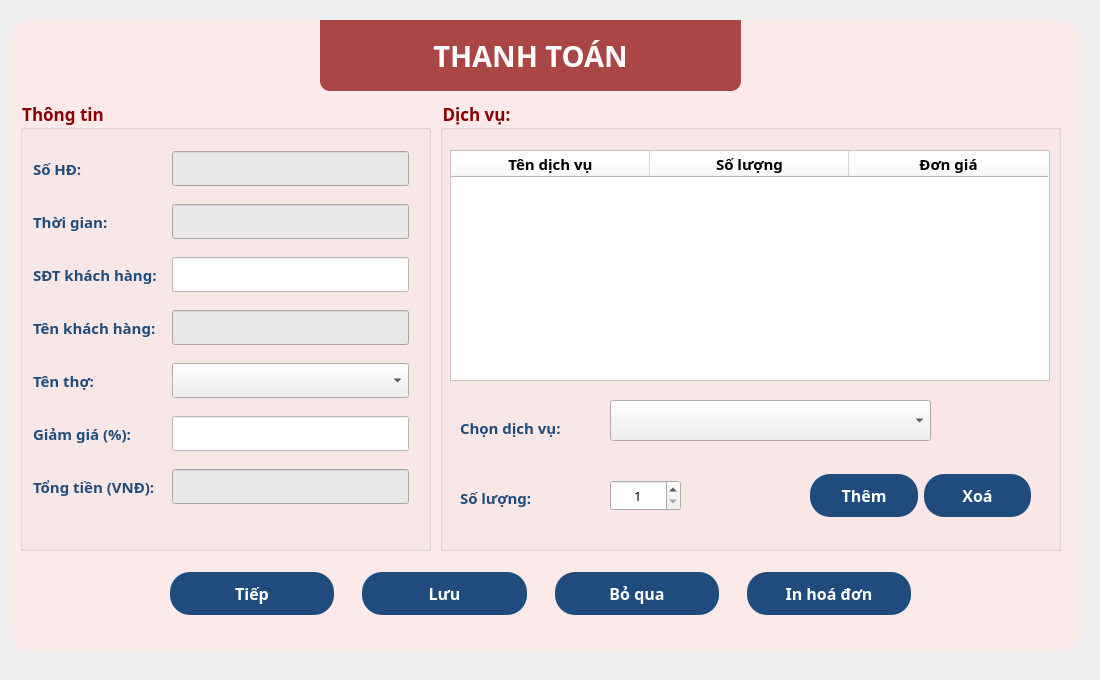
     <widget class="QWidget" name="thanh_toan_page">
      <property name="font">
       <font>
        <family>Noto Sans</family>
        <pointsize>12</pointsize>
       </font>
      </property>
      <property name="styleSheet">
       <string notr="true">QPushButton{
	padding: 10 0 10 0;
	border-radius: 20;
	color: rgb(255, 255, 255);
	background-color: rgb(31, 76, 124);
}
QPushButton:hover{
	background-color: rgb(46, 123, 175);
}
QPushButton:pressed{
	background-color: rgb(10, 158, 69);
}
QCheckBox{
	padding: 20px
}
QCheckBox:hover{
	background-color: rgb(217, 217, 217);
	border-radius: 20px;
}
QCheckBox::indicator:unchecked {
    width: 15px;
    height: 15px;
	margin-right: 5px;
	box-sizing: border_box;
	border: 2px solid black;
}
QCheckBox::indicator:checked {
	image: url(:/img/Barbershop/checked.png);
}
QLineEdit{
	background-color: rgb(255, 255, 255);
}</string>
      </property>
      <widget class="QGroupBox" name="groupBox">
       <property name="geometry">
        <rect>
         <x>440</x>
         <y>100</y>
         <width>621</width>
         <height>451</height>
        </rect>
       </property>
       <property name="font">
        <font>
         <family>Noto Sans</family>
         <pointsize>13</pointsize>
         <weight>75</weight>
         <bold>true</bold>
        </font>
       </property>
       <property name="styleSheet">
        <string notr="true">QGroupBox{
	color: rgb(136, 0, 0);
}
QLabel{
	color: rgb(31, 76, 124);
}</string>
       </property>
       <property name="title">
        <string>Dịch vụ:</string>
       </property>
       <widget class="QTableWidget" name="ds_dich_vu_tb">
        <property name="geometry">
         <rect>
          <x>10</x>
          <y>50</y>
          <width>600</width>
          <height>231</height>
         </rect>
        </property>
        <property name="maximumSize">
         <size>
          <width>600</width>
          <height>16777215</height>
         </size>
        </property>
        <property name="baseSize">
         <size>
          <width>600</width>
          <height>0</height>
         </size>
        </property>
        <property name="styleSheet">
         <string notr="true">background-color: rgb(255, 255, 255);</string>
        </property>
        <attribute name="horizontalHeaderDefaultSectionSize">
         <number>199</number>
        </attribute>
        <attribute name="horizontalHeaderHighlightSections">
         <bool>true</bool>
        </attribute>
        <attribute name="horizontalHeaderMinimumSectionSize">
         <number>100</number>
        </attribute>
        <attribute name="verticalHeaderDefaultSectionSize">
         <number>80</number>
        </attribute>
        <attribute name="verticalHeaderMinimumSectionSize">
         <number>80</number>
        </attribute>
        <column>
         <property name="text">
          <string>Tên dịch vụ</string>
         </property>
         <property name="font">
          <font>
           <family>Noto Sans</family>
           <pointsize>11</pointsize>
           <weight>75</weight>
           <bold>true</bold>
          </font>
         </property>
         <property name="textAlignment">
          <set>AlignCenter</set>
         </property>
         <property name="foreground">
          <brush brushstyle="SolidPattern">
           <color alpha="255">
            <red>0</red>
            <green>0</green>
            <blue>0</blue>
           </color>
          </brush>
         </property>
        </column>
        <column>
         <property name="text">
          <string>Số lượng</string>
         </property>
         <property name="font">
          <font>
           <family>Noto Sans</family>
           <pointsize>11</pointsize>
           <weight>75</weight>
           <italic>false</italic>
           <bold>true</bold>
          </font>
         </property>
         <property name="textAlignment">
          <set>AlignCenter</set>
         </property>
        </column>
        <column>
         <property name="text">
          <string>Đơn giá</string>
         </property>
         <property name="font">
          <font>
           <family>Noto Sans</family>
           <pointsize>11</pointsize>
           <weight>75</weight>
           <italic>false</italic>
           <bold>true</bold>
          </font>
         </property>
         <property name="textAlignment">
          <set>AlignCenter</set>
         </property>
        </column>
       </widget>
       <widget class="QComboBox" name="dich_vu_cbx">
        <property name="geometry">
         <rect>
          <x>170</x>
          <y>300</y>
          <width>321</width>
          <height>41</height>
         </rect>
        </property>
        <property name="insertPolicy">
         <enum>QComboBox::InsertAtBottom</enum>
        </property>
       </widget>
       <widget class="QLabel" name="label_13">
        <property name="geometry">
         <rect>
          <x>20</x>
          <y>310</y>
          <width>131</width>
          <height>35</height>
         </rect>
        </property>
        <property name="font">
         <font>
          <family>Noto Sans</family>
          <pointsize>11</pointsize>
          <weight>75</weight>
          <bold>true</bold>
         </font>
        </property>
        <property name="text">
         <string>Chọn dịch vụ:</string>
        </property>
       </widget>
       <widget class="QLabel" name="label_14">
        <property name="geometry">
         <rect>
          <x>20</x>
          <y>380</y>
          <width>91</width>
          <height>35</height>
         </rect>
        </property>
        <property name="font">
         <font>
          <family>Noto Sans</family>
          <pointsize>11</pointsize>
          <weight>75</weight>
          <bold>true</bold>
         </font>
        </property>
        <property name="text">
         <string>Số lượng:</string>
        </property>
       </widget>
       <widget class="QSpinBox" name="sl_dich_vu_cbx">
        <property name="geometry">
         <rect>
          <x>170</x>
          <y>380</y>
          <width>71</width>
          <height>31</height>
         </rect>
        </property>
        <property name="font">
         <font>
          <family>Noto Sans</family>
          <pointsize>10</pointsize>
         </font>
        </property>
        <property name="alignment">
         <set>Qt::AlignCenter</set>
        </property>
        <property name="minimum">
         <number>1</number>
        </property>
       </widget>
       <widget class="QWidget" name="layoutWidget">
        <property name="geometry">
         <rect>
          <x>370</x>
          <y>370</y>
          <width>221</width>
          <height>51</height>
         </rect>
        </property>
        <layout class="QHBoxLayout" name="horizontalLayout_2">
         <item>
          <widget class="QPushButton" name="them_btn">
           <property name="minimumSize">
            <size>
             <width>0</width>
             <height>0</height>
            </size>
           </property>
           <property name="font">
            <font>
             <family>Noto Sans</family>
             <pointsize>12</pointsize>
             <weight>75</weight>
             <bold>true</bold>
            </font>
           </property>
           <property name="styleSheet">
            <string notr="true"/>
           </property>
           <property name="text">
            <string>Thêm</string>
           </property>
          </widget>
         </item>
         <item>
          <widget class="QPushButton" name="xoa_btn">
           <property name="minimumSize">
            <size>
             <width>0</width>
             <height>0</height>
            </size>
           </property>
           <property name="font">
            <font>
             <family>Noto Sans</family>
             <pointsize>12</pointsize>
             <weight>75</weight>
             <bold>true</bold>
            </font>
           </property>
           <property name="styleSheet">
            <string notr="true"/>
           </property>
           <property name="text">
            <string>Xoá</string>
           </property>
          </widget>
         </item>
        </layout>
       </widget>
      </widget>
      <widget class="QLabel" name="label_12">
       <property name="geometry">
        <rect>
         <x>320</x>
         <y>20</y>
         <width>421</width>
         <height>71</height>
        </rect>
       </property>
       <property name="font">
        <font>
         <family>Noto Sans</family>
         <pointsize>22</pointsize>
         <weight>75</weight>
         <bold>true</bold>
        </font>
       </property>
       <property name="styleSheet">
        <string notr="true">color: rgb(255, 255, 255);
background-color: rgba(136, 0, 0, 70%);
border-radius: 0px;
border-bottom-left-radius: 10px;
border-bottom-right-radius: 10px;</string>
       </property>
       <property name="text">
        <string>THANH TOÁN</string>
       </property>
       <property name="alignment">
        <set>Qt::AlignCenter</set>
       </property>
      </widget>
      <widget class="QGroupBox" name="groupBox_2">
       <property name="geometry">
        <rect>
         <x>20</x>
         <y>100</y>
         <width>411</width>
         <height>451</height>
        </rect>
       </property>
       <property name="font">
        <font>
         <family>Noto Sans</family>
         <pointsize>13</pointsize>
         <weight>75</weight>
         <bold>true</bold>
        </font>
       </property>
       <property name="styleSheet">
        <string notr="true">QGroupBox{
	color: rgb(136, 0, 0);
}
QLabel{
	color: rgb(31, 76, 124);
}</string>
       </property>
       <property name="title">
        <string>Thông tin</string>
       </property>
       <widget class="QWidget" name="layoutWidget_3">
        <property name="geometry">
         <rect>
          <x>13</x>
          <y>39</y>
          <width>381</width>
          <height>381</height>
         </rect>
        </property>
        <layout class="QGridLayout" name="gridLayout">
         <property name="rightMargin">
          <number>5</number>
         </property>
         <property name="horizontalSpacing">
          <number>15</number>
         </property>
         <item row="0" column="0">
          <widget class="QLabel" name="label_10">
           <property name="font">
            <font>
             <family>Noto Sans</family>
             <pointsize>11</pointsize>
             <weight>75</weight>
             <bold>true</bold>
            </font>
           </property>
           <property name="text">
            <string>Số HĐ:</string>
           </property>
          </widget>
         </item>
         <item row="0" column="1">
          <widget class="QLineEdit" name="so_hd_tbx">
           <property name="font">
            <font>
             <family>Noto Sans</family>
             <pointsize>14</pointsize>
             <weight>75</weight>
             <bold>true</bold>
            </font>
           </property>
           <property name="styleSheet">
            <string notr="true">background-color: rgb(232, 232, 232);</string>
           </property>
           <property name="inputMethodHints">
            <set>Qt::ImhDigitsOnly</set>
           </property>
           <property name="maxLength">
            <number>12</number>
           </property>
           <property name="alignment">
            <set>Qt::AlignCenter</set>
           </property>
           <property name="readOnly">
            <bool>true</bool>
           </property>
          </widget>
         </item>
         <item row="1" column="0">
          <widget class="QLabel" name="label_11">
           <property name="font">
            <font>
             <family>Noto Sans</family>
             <pointsize>11</pointsize>
             <weight>75</weight>
             <bold>true</bold>
            </font>
           </property>
           <property name="text">
            <string>Thời gian:</string>
           </property>
          </widget>
         </item>
         <item row="1" column="1">
          <widget class="QLineEdit" name="time_tbx">
           <property name="font">
            <font>
             <family>Noto Sans</family>
             <pointsize>14</pointsize>
             <weight>75</weight>
             <bold>true</bold>
            </font>
           </property>
           <property name="styleSheet">
            <string notr="true">background-color: rgb(232, 232, 232);</string>
           </property>
           <property name="inputMethodHints">
            <set>Qt::ImhDigitsOnly</set>
           </property>
           <property name="maxLength">
            <number>12</number>
           </property>
           <property name="alignment">
            <set>Qt::AlignCenter</set>
           </property>
           <property name="readOnly">
            <bool>true</bool>
           </property>
          </widget>
         </item>
         <item row="2" column="0">
          <widget class="QLabel" name="label_2">
           <property name="font">
            <font>
             <family>Noto Sans</family>
             <pointsize>11</pointsize>
             <weight>75</weight>
             <bold>true</bold>
            </font>
           </property>
           <property name="text">
            <string>SĐT khách hàng:</string>
           </property>
          </widget>
         </item>
         <item row="2" column="1">
          <widget class="QLineEdit" name="sdt_kh_tbx">
           <property name="font">
            <font>
             <family>Noto Sans</family>
             <pointsize>14</pointsize>
             <weight>75</weight>
             <bold>true</bold>
            </font>
           </property>
           <property name="styleSheet">
            <string notr="true">QLineEdit:hover{
	border: 1.5px solid brown
}</string>
           </property>
           <property name="inputMethodHints">
            <set>Qt::ImhDigitsOnly</set>
           </property>
           <property name="maxLength">
            <number>12</number>
           </property>
           <property name="alignment">
            <set>Qt::AlignCenter</set>
           </property>
          </widget>
         </item>
         <item row="3" column="0">
          <widget class="QLabel" name="label_8">
           <property name="font">
            <font>
             <family>Noto Sans</family>
             <pointsize>11</pointsize>
             <weight>75</weight>
             <bold>true</bold>
            </font>
           </property>
           <property name="text">
            <string>Tên khách hàng:</string>
           </property>
          </widget>
         </item>
         <item row="3" column="1">
          <widget class="QLineEdit" name="ten_kh_tbx">
           <property name="font">
            <font>
             <family>Noto Sans</family>
             <pointsize>14</pointsize>
             <weight>75</weight>
             <bold>true</bold>
            </font>
           </property>
           <property name="styleSheet">
            <string notr="true">background-color: rgb(232, 232, 232);</string>
           </property>
           <property name="inputMethodHints">
            <set>Qt::ImhDigitsOnly</set>
           </property>
           <property name="maxLength">
            <number>12</number>
           </property>
           <property name="alignment">
            <set>Qt::AlignCenter</set>
           </property>
           <property name="readOnly">
            <bool>true</bool>
           </property>
          </widget>
         </item>
         <item row="4" column="0">
          <widget class="QLabel" name="label_9">
           <property name="font">
            <font>
             <family>Noto Sans</family>
             <pointsize>11</pointsize>
             <weight>75</weight>
             <bold>true</bold>
            </font>
           </property>
           <property name="text">
            <string>Tên thợ:</string>
           </property>
          </widget>
         </item>
         <item row="4" column="1">
          <widget class="QComboBox" name="ten_tho_cbx">
           <property name="minimumSize">
            <size>
             <width>0</width>
             <height>30</height>
            </size>
           </property>
           <property name="maximumSize">
            <size>
             <width>16777215</width>
             <height>35</height>
            </size>
           </property>
          </widget>
         </item>
         <item row="5" column="0">
          <widget class="QLabel" name="label_6">
           <property name="font">
            <font>
             <family>Noto Sans</family>
             <pointsize>11</pointsize>
             <weight>75</weight>
             <bold>true</bold>
            </font>
           </property>
           <property name="text">
            <string>Giảm giá (%):</string>
           </property>
          </widget>
         </item>
         <item row="5" column="1">
          <widget class="QLineEdit" name="giam_gia_tbx">
           <property name="font">
            <font>
             <family>Noto Sans</family>
             <pointsize>14</pointsize>
             <weight>75</weight>
             <bold>true</bold>
            </font>
           </property>
           <property name="styleSheet">
            <string notr="true">QLineEdit:hover{
	border: 1.5px solid brown
}</string>
           </property>
           <property name="inputMethodHints">
            <set>Qt::ImhDigitsOnly</set>
           </property>
           <property name="maxLength">
            <number>12</number>
           </property>
           <property name="alignment">
            <set>Qt::AlignCenter</set>
           </property>
          </widget>
         </item>
         <item row="6" column="0">
          <widget class="QLabel" name="label_7">
           <property name="font">
            <font>
             <family>Noto Sans</family>
             <pointsize>11</pointsize>
             <weight>75</weight>
             <bold>true</bold>
            </font>
           </property>
           <property name="text">
            <string>Tổng tiền (VNĐ):</string>
           </property>
          </widget>
         </item>
         <item row="6" column="1">
          <widget class="QLineEdit" name="tong_tien_tbx">
           <property name="font">
            <font>
             <family>Noto Sans</family>
             <pointsize>14</pointsize>
             <weight>75</weight>
             <bold>true</bold>
            </font>
           </property>
           <property name="styleSheet">
            <string notr="true">background-color: rgb(232, 232, 232);</string>
           </property>
           <property name="inputMethodHints">
            <set>Qt::ImhNone</set>
           </property>
           <property name="maxLength">
            <number>12</number>
           </property>
           <property name="alignment">
            <set>Qt::AlignCenter</set>
           </property>
           <property name="readOnly">
            <bool>true</bool>
           </property>
          </widget>
         </item>
        </layout>
       </widget>
      </widget>
      <widget class="QWidget" name="layoutWidget_2">
       <property name="geometry">
        <rect>
         <x>160</x>
         <y>560</y>
         <width>761</width>
         <height>67</height>
        </rect>
       </property>
       <layout class="QHBoxLayout" name="horizontalLayout">
        <property name="spacing">
         <number>28</number>
        </property>
        <property name="leftMargin">
         <number>10</number>
        </property>
        <property name="topMargin">
         <number>10</number>
        </property>
        <property name="rightMargin">
         <number>10</number>
        </property>
        <property name="bottomMargin">
         <number>10</number>
        </property>
        <item>
         <widget class="QPushButton" name="tiep_btn">
          <property name="minimumSize">
           <size>
            <width>0</width>
            <height>0</height>
           </size>
          </property>
          <property name="font">
           <font>
            <family>Noto Sans</family>
            <pointsize>12</pointsize>
            <weight>75</weight>
            <bold>true</bold>
           </font>
          </property>
          <property name="styleSheet">
           <string notr="true"/>
          </property>
          <property name="text">
           <string>Tiếp</string>
          </property>
         </widget>
        </item>
        <item>
         <widget class="QPushButton" name="luu_btn">
          <property name="minimumSize">
           <size>
            <width>0</width>
            <height>0</height>
           </size>
          </property>
          <property name="font">
           <font>
            <family>Noto Sans</family>
            <pointsize>12</pointsize>
            <weight>75</weight>
            <bold>true</bold>
           </font>
          </property>
          <property name="styleSheet">
           <string notr="true"/>
          </property>
          <property name="text">
           <string>Lưu</string>
          </property>
         </widget>
        </item>
        <item>
         <widget class="QPushButton" name="bo_qua_btn">
          <property name="minimumSize">
           <size>
            <width>0</width>
            <height>0</height>
           </size>
          </property>
          <property name="font">
           <font>
            <family>Noto Sans</family>
            <pointsize>12</pointsize>
            <weight>75</weight>
            <bold>true</bold>
           </font>
          </property>
          <property name="styleSheet">
           <string notr="true"/>
          </property>
          <property name="text">
           <string>Bỏ qua</string>
          </property>
         </widget>
        </item>
        <item>
         <widget class="QPushButton" name="in_hd_btn">
          <property name="font">
           <font>
            <family>Noto Sans</family>
            <pointsize>12</pointsize>
            <weight>75</weight>
            <bold>true</bold>
           </font>
          </property>
          <property name="styleSheet">
           <string notr="true"/>
          </property>
          <property name="text">
           <string>In hoá đơn</string>
          </property>
         </widget>
        </item>
       </layout>
      </widget>
      <widget class="QWidget" name="widget_3" native="true">
       <property name="geometry">
        <rect>
         <x>0</x>
         <y>0</y>
         <width>1091</width>
         <height>671</height>
        </rect>
       </property>
       <property name="styleSheet">
        <string notr="true">border-image: url(:/img/Barbershop/background.png);</string>
       </property>
      </widget>
      <widget class="QWidget" name="widget_4" native="true">
       <property name="geometry">
        <rect>
         <x>9</x>
         <y>20</y>
         <width>1071</width>
         <height>631</height>
        </rect>
       </property>
       <property name="styleSheet">
        <string notr="true">background-color: rgba(255, 233, 234, 83%);
border-radius: 20px;</string>
       </property>
      </widget>
      <zorder>widget_3</zorder>
      <zorder>widget_4</zorder>
      <zorder>groupBox</zorder>
      <zorder>label_12</zorder>
      <zorder>groupBox_2</zorder>
      <zorder>layoutWidget_2</zorder>
     </widget>
